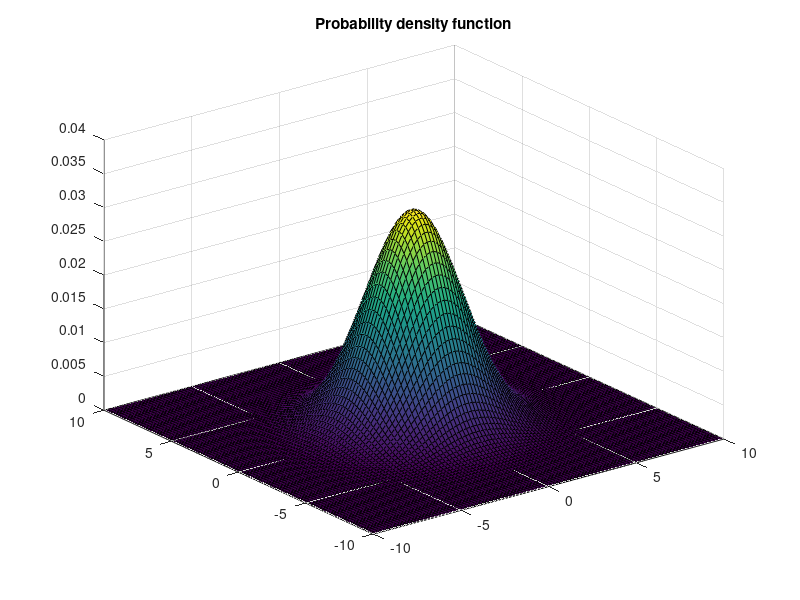

Write the MATLAB code that produced this figure. (Note: this script raises an error after producing the figure.)
% This script cumputes a bidimensional gaussian distribution and plots it.
% This probability function is assumed to represent the probability a fault
% happens on the chip in the coordinates (x1, x2).
% After that, a map is created where random faults are simulated. The value
% 0 in the map means 'no fault' and 1 means 'fault', whereas -1 indicates 
% the points out of the circular wafer

clear all
close all
clc

% Initializing variables for gussian plot
ray = 50;

x1 = linspace(-10,10,2*ray);
x2 = x1;

mean = [0,0];
normalizedVariance = [0.1, 0; 0, 0.1];
variance = ray.*normalizedVariance;

[X1,X2] = meshgrid(x1,x2);

rng = 'default'; % for reproducibility

% Computing and plotting multivariate normal probability density function
Z = mvnpdf([X1(:), X2(:)], mean, variance);
Z = reshape(Z, length(x1), length(x2));

figure(1)
surf(X1,X2,Z)
title('Probability density function')

% Filling sqare matrix with simbolic values. Fault are deloyed according to
% the probabilit function.
faultMap = fillSquareGrid(Z, 100, 0.1);
faultNumber = length(find(faultMap==1));

% Plotting fault map
figure(2)
pcolor(faultMap)
title('Fault map')
